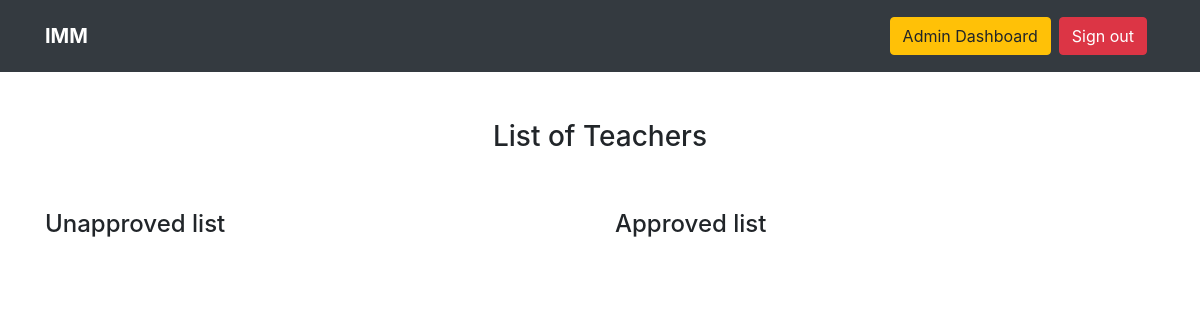
/admin/teacherslist.php (signed in), run on an earlier commit of the app's database.
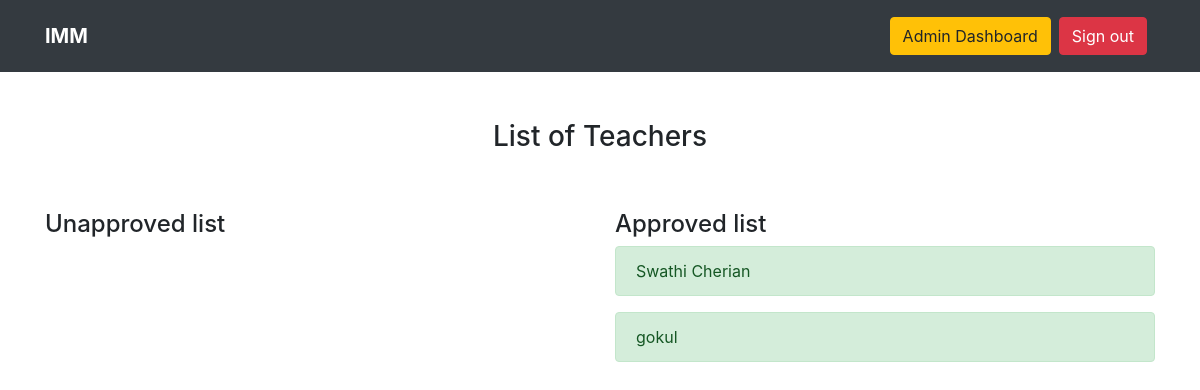
And on a later commit of the database.
### tables this page shows
CREATE TABLE `teachers` (
  `id` int(11) NOT NULL,
  `name` varchar(200) NOT NULL,
  `username` varchar(200) NOT NULL,
  `password` varchar(1000) NOT NULL,
  `verified` tinyint(1) NOT NULL,
  `gender` varchar(20) NOT NULL,
  `dob` varchar(50) NOT NULL
);

### admin/teacherslist.php (the view, shortened to what this page needs)
<?php include 'connect.php' ?>
<?php session_start();
$sql = "SELECT id, name, verified FROM teachers";
$result = mysqli_query($conn, $sql);
while ($row = mysqli_fetch_assoc($result)) {
    if ($row['verified'] == 1) {
        $verfied_teachers[] = $row;
    } else {
        $unverfied_teachers[] = $row;
    }
}
?>
<html>
<link rel="stylesheet" type="text/css" href="../assets/css/bootstrap.css">
<link rel="stylesheet" type="text/css" href="../assets/css/style.css">
</head>
<body>
    <nav class="navbar navbar-expand-lg bg-dark p-3">
        <div class="container">
            <a class="navbar-brand brand font-weight-bold" href="">IMM</a>
            <div class="collapse navbar-collapse" id="navbarSupportedContent">
                <ul class="navbar-nav ml-auto">
                    <li class="nav-item mr-2">
                        <a href="dashboard.php" class="btn btn-warning">Admin Dashboard</a>
                    </li>
                    <li class="nav-item mr-2">
                        <a href="logout.php" class="btn btn-danger">Sign out</a>
                    </li>
                </ul>
            </div>
        </div>
    </nav>
    <div class="container">
        <div class="row">
            <div class="col-md-8 offset-2 mt-5">
                <h3 class="text-center">List of Teachers</h3>
            </div>
        </div>
        <div class="row mt-5">
            <div class="col-md-6">
                <h4>Unapproved list</h4>
            </div>
            <div class="col-md-6">
            <h4>Approved list</h4>
            <?php
                foreach($verfied_teachers as $u){?>
                    <div class="alert alert-success" role="alert">
                    <?php echo $u['name']; ?>
                </div>
                <?php }
                ?>
            </div>
        </div>
    </div>
</body>
</html>

### assets/css/style.css (style rules this page uses)
body { margin: 0; padding: 0; }
.brand { color: #fff; }

What changed in the data, as far as the page shows it:
added teachers: name "Swathi Cherian"
added teachers: name "gokul"
